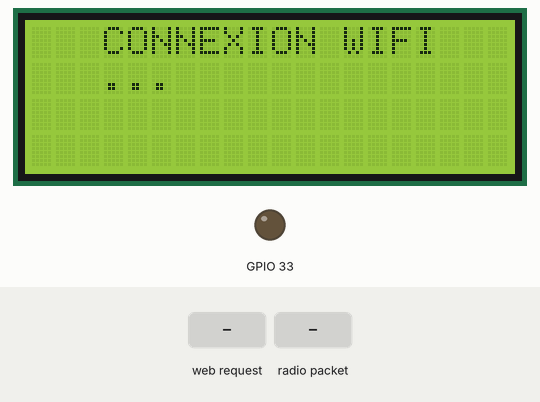
A sketch run on a simulated ESP32. Parts: 20×4 character LCD, output pins drawn as LEDs (lit = HIGH). Wiring (inferred from the names in the program): DS1307 clock at I2C address 0x68. The test bench sets the inputs (shaded band). WiFi joins after 1.5 s; servers stay silent unless stated; network time is answered at once with the bench clock; the local clock reads 2024-03-15 10:24:30 at power-on unless the sketch sets it; no radio packets arrive unless stated; what the sketch prints to the serial monitor is not drawn.

Above: at 1.6 s.
At 4.2 s:
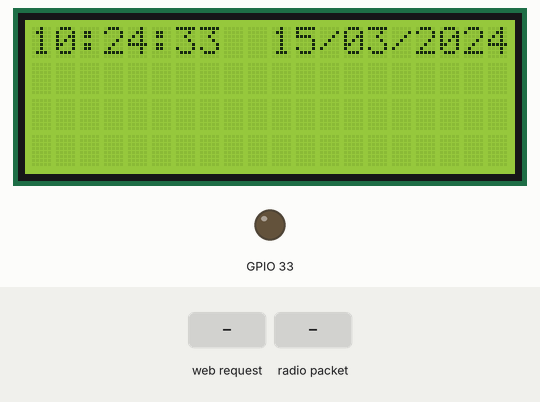
4.3 s: HTTP request GET /update received
7.2 s: radio packet "T" arrives
9.2 s: radio packet "BUTTONPLACEHOLDER" arrives
11.3 s: radio packet "Date_heure" arrives
At 12.7 s:
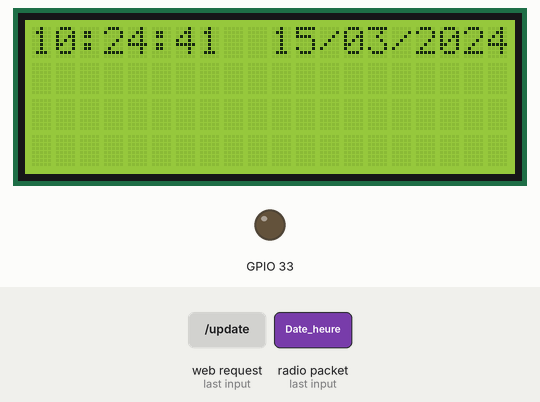
Timing chart, 0 to 14.3 s (numbered marks = the images above; inputs shaded):
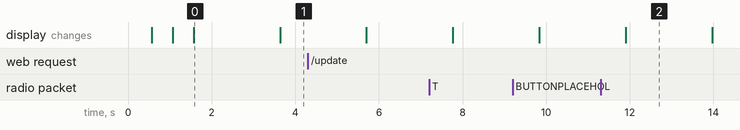

The sketch:

Carte_recepteur_2.ino
```cpp
// Projet station météo
// V2 ajoute :
// LCD
// Connection Wifi
// Gestion du temps
// retire le portail captif

#include <DNSServer.h>
#include <WiFi.h>
#include <NTPClient.h>
#include <WiFiUdp.h>
#include <LiquidCrystal.h>
#include <AsyncTCP.h>
#include "ESPAsyncWebServer.h"
#include <SPI.h>
#include <LoRa.h>
#include <Wire.h>

#define SCK_PIN 5   // Broche pour SCK
#define MISO_PIN 19 // Broche pour MISO
#define MOSI_PIN 27 // Broche pour MOSI
#define SS_PIN 18   // Broche pour SS
#define RST_PIN 14  // Broche pour RST
#define LCD_RS 15
#define LCD_EN 2
#define LCD_D4 0
#define LCD_D5 4
#define LCD_D6 16
#define LCD_D7 17
#define DS1307_ADDRESS 0x68

const char* ssid     = "Xiaomi 11T Pro";
const char* password = "felixleplussexy";
//const char* ssid = "Bbox-49156F55";
//const char* password = "911C12521962D936EA2429499F1593";

DNSServer dnsServer;
AsyncWebServer server(80);
LiquidCrystal lcd(LCD_RS, LCD_EN, LCD_D4, LCD_D5, LCD_D6, LCD_D7);
WiFiUDP ntpUDP;
NTPClient timeClient(ntpUDP);

const char* PARAM_INPUT_1 = "output";
const char* PARAM_INPUT_2 = "state";

String formattedDate;
String dayStamp;
String timeStamp;

//Proto
//Fonction WEB
String processor(const String& var);
String outputState(int output);
void setupServer();
//Fonction RTC
void RTC_Setup();
int bcdToDecimal(byte bcd);
byte decimalToBcd(int decimal);
void configurerHorlogeDS1307(int annee, int mois, int jour, int heures, int minutes, int secondes);
void afficherHeureDS1307();
String returnHeureDS1307();

void setup(){
  // Serial port for debugging purposes
  pinMode(33, OUTPUT);
  digitalWrite(33, LOW);

  Serial.begin(115200);
  lcd.begin(20, 4);
  lcd.setCursor(3, 0);
  lcd.print("CONNEXION WIFI");

  WiFi.begin(ssid, password);
  int i = 0;
  while (WiFi.status() != WL_CONNECTED) {
    delay(500);
    Serial.print(".");

    //Annimation de chargement
    lcd.setCursor( i%14 + 3, 1);
    lcd.print(".");
    lcd.setCursor( (i+1)%14 + 3, 1);
    lcd.print(" ");
    i++;
  }
  Serial.print("AP IP address: ");Serial.println(WiFi.localIP());

  RTC_Setup();

  //WEB server
  Serial.println("Setting up Async WebServer");
  setupServer();
  //Serial.println("Starting DNS Server");
  //dnsServer.start(53, "*", WiFi.softAPIP());
  server.begin();
  Serial.println("All Done!");

  SPI.begin(SCK_PIN, MISO_PIN, MOSI_PIN, SS_PIN);
  LoRa.setPins(SS_PIN, RST_PIN, -1); // -1 signifie qu'aucune broche DIO n'est utilisée

  if (!LoRa.begin(866E6)) {
    Serial.println("Erreur lors de l'initialisation du module LoRa.");
  }

  LoRa.setSyncWord(0xAF);
  Serial.println("Lora Online");
}

void loop(){
  static unsigned long timer1 = millis();
  //Elements sycrones
  if(millis() - timer1 > 2000){
    afficherHeureDS1307();
    LoRa.beginPacket();  // Début de l'émission du paquet
    LoRa.print("OK"); // Envoi du message via LoRa
    LoRa.endPacket();    // Fin de l'émission du paquet
    timer1 = millis();
  }

  int packetSize = LoRa.parsePacket();
  if (packetSize) {
    // Lire le message reçu
    String message = "";
    while (LoRa.available()) {
      message += (char)LoRa.read();
    }

    Serial.println("Message reçu : " + message);

  }
}
```

Fonction_RTC.ino
```cpp
const char index_html[] PROGMEM = R"rawliteral(
<!DOCTYPE HTML><html>
<head>
  <title>ESP Web Server</title>
  <meta name="viewport" content="width=device-width, initial-scale=1">
  <link rel="icon" href="data:,">
  <style>
    html {font-family: Arial; display: inline-block; text-align: center;}
    h2 {font-size: 3.0rem;}
    p {font-size: 3.0rem;}
    body {max-width: 600px; margin:0px auto; padding-bottom: 25px;}
    .switch {position: relative; display: inline-block; width: 120px; height: 68px}
    .switch input {display: none}
    .slider {position: absolute; top: 0; left: 0; right: 0; bottom: 0; background-color: #ccc; border-radius: 6px}
    .slider:before {position: absolute; content: ""; height: 52px; width: 52px; left: 8px; bottom: 8px; background-color: #fff; -webkit-transition: .4s; transition: .4s; border-radius: 3px}
    input:checked+.slider {background-color: #b30000}
    input:checked+.slider:before {-webkit-transform: translateX(52px); -ms-transform: translateX(52px); transform: translateX(52px)}
  </style>
</head>
<body>
  <h2>Station meteo</h2>
  %Date_heure%
  %EXT_temp%
  %BUTTONPLACEHOLDER%
<script>function toggleCheckbox(element) {
  var xhr = new XMLHttpRequest();
  if(element.checked){ xhr.open("GET", "/update?output="+element.id+"&state=1", true); }
  else { xhr.open("GET", "/update?output="+element.id+"&state=0", true); }
  xhr.send();
}
</script>
</body>
</html>
)rawliteral";


void RTC_Setup(){
  // Initialize a NTPClient to get time
  timeClient.begin();
  // Set offset time in seconds to adjust for your timezone, for example:
  // GMT +1 = 3600
  // GMT +8 = 28800
  // GMT -1 = -3600
  // GMT 0 = 0
  timeClient.setTimeOffset(7200);
  timeClient.forceUpdate();
  formattedDate = timeClient.getFormattedDate();
  Serial.println(formattedDate);

  // Extract date
  int splitT = formattedDate.indexOf("T");
  dayStamp = formattedDate.substring(0, splitT);
  Serial.print("DATE: ");
  Serial.println(dayStamp);
  // Extract time
  timeStamp = formattedDate.substring(splitT+1, formattedDate.length()-1);
  Serial.print("HOUR: ");
  Serial.println(timeStamp);
  String annee_ntp = dayStamp.substring(2, 4);
  String mois_ntp = dayStamp.substring(5, 7);
  String jour_ntp = dayStamp.substring(8, 10);
  if(annee_ntp.toInt() == 70){
    Serial.println("Erreur NTP");
  }
  Wire.begin();
  configurerHorlogeDS1307(annee_ntp.toInt(),mois_ntp.toInt(),jour_ntp.toInt(),timeClient.getHours(),timeClient.getMinutes(),timeClient.getSeconds());

}

// Convertir un nombre binaire codé décimal (BCD) en décimal
int bcdToDecimal(byte bcd) {
  return ((bcd / 16) * 10) + (bcd % 16);
}

// Convertir un nombre décimal en nombre binaire codé décimal (BCD)
byte decimalToBcd(int decimal) {
  return ((decimal / 10) * 16) + (decimal % 10);
}

// Configurer l'horloge DS1307
void configurerHorlogeDS1307(int annee, int mois, int jour, int heures, int minutes, int secondes) {
  Wire.beginTransmission(DS1307_ADDRESS);
  Wire.write(0x00); // Adresse de départ pour écrire les données de l'horloge DS1307

  // Écriture de la nouvelle heure dans le format BCD
  Wire.write(decimalToBcd(secondes));
  Wire.write(decimalToBcd(minutes));
  Wire.write(decimalToBcd(heures));
  Wire.write(decimalToBcd(0)); // Jour de la semaine (non utilisé)
  Wire.write(decimalToBcd(jour));
  Wire.write(decimalToBcd(mois));
  Wire.write(decimalToBcd(annee));
  delay(10);
  Wire.endTransmission();
}

// Afficher l'heure de l'horloge DS1307
void afficherHeureDS1307() {
  Wire.beginTransmission(DS1307_ADDRESS);
  Wire.write(0x00); // Adresse de départ pour lire les données de l'horloge DS1307
  Wire.endTransmission();

  Wire.requestFrom(DS1307_ADDRESS, 7); // Lire 7 octets (secondes, minutes, heures, jour de la semaine, jour, mois, année)

  byte secondes = Wire.read() & 0x7F; // Les 7 premiers bits représentent les secondes
  byte minutes = Wire.read();
  byte heures = Wire.read() & 0x3F; // Les 6 premiers bits représentent les heures (format 24 heures)
  byte jourSemaine = Wire.read();
  byte jour = Wire.read();
  byte mois = Wire.read();
  byte annee = Wire.read();

  // Affichage de l'heure actuelle
  Serial.print(bcdToDecimal(heures));
  Serial.print(":");
  Serial.print(bcdToDecimal(minutes));
  Serial.print(":");
  Serial.print(bcdToDecimal(secondes));

  // Affichage de la date actuelle
  Serial.print(" ");
  Serial.print(bcdToDecimal(jour));
  Serial.print("/");
  Serial.print(bcdToDecimal(mois));
  Serial.print("/20");
  Serial.println(bcdToDecimal(annee));

  lcd.clear();
  lcd.setCursor(0, 0);
  if(bcdToDecimal(heures)<10){
    lcd.print("0");
  }
  lcd.print(bcdToDecimal(heures));
  lcd.print(":");
  if(bcdToDecimal(minutes)<10){
    lcd.print("0");
  }
  lcd.print(bcdToDecimal(minutes));
  lcd.print(":");
  if(bcdToDecimal(secondes)<10){
    lcd.print("0");
  }
  lcd.print(bcdToDecimal(secondes));
  lcd.print("  ");
  if(bcdToDecimal(jour)<10){
    lcd.print("0");
  }
  lcd.print(bcdToDecimal(jour));
  lcd.print("/");
  if(bcdToDecimal(mois)<10){
    lcd.print("0");
  }
  lcd.print(bcdToDecimal(mois));
  lcd.print("/20");
  lcd.print(bcdToDecimal(annee));

}

// Afficher l'heure de l'horloge DS1307
String returnHeureDS1307() {
  Wire.beginTransmission(DS1307_ADDRESS);
  Wire.write(0x00); // Adresse de départ pour lire les données de l'horloge DS1307
  Wire.endTransmission();

  Wire.requestFrom(DS1307_ADDRESS, 7); // Lire 7 octets (secondes, minutes, heures, jour de la semaine, jour, mois, année)

  byte secondes = Wire.read() & 0x7F; // Les 7 premiers bits représentent les secondes
  byte minutes = Wire.read();
  byte heures = Wire.read() & 0x3F; // Les 6 premiers bits représentent les heures (format 24 heures)
  byte jourSemaine = Wire.read();
  byte jour = Wire.read();
  byte mois = Wire.read();
  byte annee = Wire.read();

  // Affichage de l'heure actuelle
  Serial.print(bcdToDecimal(heures));
  Serial.print(":");
  Serial.print(bcdToDecimal(minutes));
  Serial.print(":");
  Serial.print(bcdToDecimal(secondes));

  // Affichage de la date actuelle
  Serial.print(" ");
  Serial.print(bcdToDecimal(jour));
  Serial.print("/");
  Serial.print(bcdToDecimal(mois));
  Serial.print("/20");
  Serial.println(bcdToDecimal(annee));

  String R_heure   = String(bcdToDecimal(heures));
  String R_minute  = String(bcdToDecimal(minutes));
  String R_seconde = String(bcdToDecimal(secondes));

  String R_jour   = String(bcdToDecimal(jour));
  String R_mois   = String(bcdToDecimal(mois));
  String R_annee  = String(bcdToDecimal(annee));

  String R_date  = R_jour + "/" + R_mois + "/20" + R_annee;
  String R_temps = R_heure + ":" + R_minute + ":" + R_seconde;
  Serial.println(R_heure + " " + R_date);
  return(R_temps + " " + R_date);
}
```

Fonction_WEB.ino
```cpp
// Replaces placeholder with button section in your web page
String processor(const String& var){
  //Serial.println(var);
  if(var == "BUTTONPLACEHOLDER"){
    String buttons = "";
    buttons += "<h4>Output - GPIO 33</h4><label class=\"switch\"><input type=\"checkbox\" onchange=\"toggleCheckbox(this)\" id=\"33\" " + outputState(33) + "><span class=\"slider\"></span></label>";
    return buttons;
  }
  if(var == "Date_heure"){
    return returnHeureDS1307();
  }
  return String();
}

String outputState(int output){
  if(digitalRead(output)){
    return "checked";
  }
  else {
    return "";
  }
}

void setupServer(){
  // Route for root / web page
  server.on("/", HTTP_GET, [](AsyncWebServerRequest *request){
    request->send_P(200, "text/html", index_html, processor);
  });

  // Send a GET request to <ESP_IP>/update?output=<inputMessage1>&state=<inputMessage2>
  server.on("/update", HTTP_GET, [] (AsyncWebServerRequest *request) {
    String inputMessage1;
    String inputMessage2;
    // GET input1 value on <ESP_IP>/update?output=<inputMessage1>&state=<inputMessage2>
    if (request->hasParam(PARAM_INPUT_1) && request->hasParam(PARAM_INPUT_2)) {
      inputMessage1 = request->getParam(PARAM_INPUT_1)->value();
      inputMessage2 = request->getParam(PARAM_INPUT_2)->value();
      digitalWrite(inputMessage1.toInt(), inputMessage2.toInt());
    }
    else {
      inputMessage1 = "No message sent";
      inputMessage2 = "No message sent";
    }
    Serial.print("GPIO: ");
    Serial.print(inputMessage1);
    Serial.print(" - Set to: ");
    Serial.println(inputMessage2);
    request->send(200, "text/plain", "OK");
  });
}
```

Measured:
- what the display in image 0 shows lasts 2.0 s, from 1.6 s to 3.6 s
